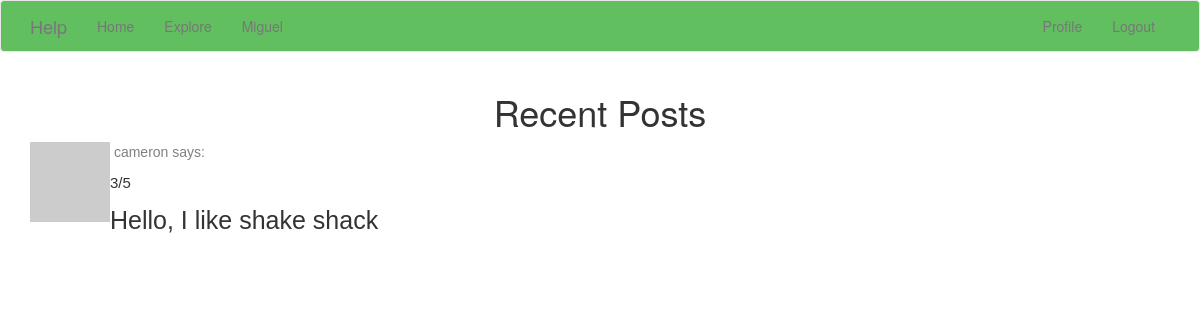
The page /explore (signed in) on the database as committed earlier.
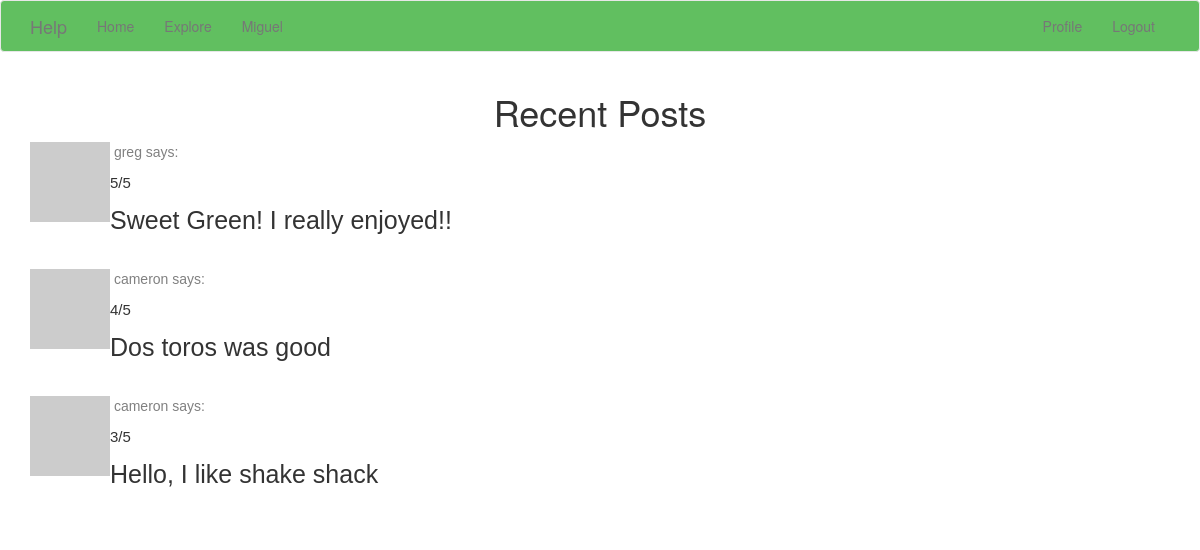
The same page on the database as committed later.
### app/models.py (models this page shows, shortened)
class Post(db.Model):
    id = db.Column(db.Integer, primary_key=True)
    body = db.Column(db.String(140))
    timestamp = db.Column(db.DateTime, index=True, default=datetime.utcnow)
    user_id = db.Column(db.Integer, db.ForeignKey('user.id'))
    rating = db.Column(db.Integer, default=0)

class User(UserMixin, db.Model):
    id = db.Column(db.Integer, primary_key=True)
    username = db.Column(db.String(64), index=True, unique=True)
    email = db.Column(db.String(120), index=True, unique=True)
    password_hash = db.Column(db.String(128))
    posts = db.relationship('Post', backref='author', lazy='dynamic')
    about_me = db.Column(db.String(140))
    last_seen = db.Column(db.DateTime, default=datetime.utcnow)
    followed = db.relationship(
        'User', secondary=followers,
        primaryjoin=(followers.c.follower_id == id),
        secondaryjoin=(followers.c.followed_id == id),
        backref=db.backref('followers', lazy='dynamic'), lazy='dynamic')
    def avatar(self, size):
        digest = md5(self.email.lower().encode('utf-8')).hexdigest()
        return 'https://www.gravatar.com/avatar/729e26a2a2c7ff24a71958d4aa4e5f35'.format(
            digest, size)

### app/routes.py (the view)
@app.route('/explore')
@login_required
def explore():
    page = request.args.get('page', 1, type=int)
    posts = Post.query.order_by(Post.timestamp.desc()).paginate(
        page=page, per_page=app.config['POSTS_PER_PAGE'], error_out=False)
    next_url = url_for('explore', page=posts.next_num) \
        if posts.has_next else None
    prev_url = url_for('explore', page=posts.prev_num) \
        if posts.has_prev else None
    return render_template('explore.html', title='Explore', posts=posts.items,
                           next_url=next_url, prev_url=prev_url)

### app/models.py (called while the page is built)
@login.user_loader
def load_user(id):
    return User.query.get(int(id))

### app/routes.py (called while the page is built)
@app.before_request
def before_request():
    if current_user.is_authenticated:
        current_user.last_seen = datetime.utcnow()
        db.session.commit()

### app/templates/explore.html (shortened to what this page needs)
{% extends "base.html" %}
{% block content %}
    <div class = "container">
        <center>
            <h1 class="title">Recent Posts</h1>
        </center>
        {% for post in posts %}
            {% include '_post.html' %}
        {% endfor %}
    </div>
{% endblock %}

### app/templates/_post.html
    <table>
        <tr valign="top">
            <td><img src="{{ post.author.avatar(36) }}"></td>
            <td>
                <a href="{{ url_for('user', username=post.author.username) }}">
                    <p style="font-family: Helvetica; color: grey" >&nbsp{{ post.author.username }} says:</p>
                </a>
              <body>
              <p style="font-family: Helvetica; font-size: 15px"> {{ post.rating}}/5</p>
              <p style="font-family: Helvetica; font-size: 25px"> {{ post.body }} </p>
              <br>
              </body>
            </td>
        </tr>
    </table>

Rows that differ between the two databases and show on the page:
added Post: author.username "greg", rating "5", body "Sweet Green! I really enjoyed!!"
added Post: author.username "cameron", rating "4", body "Dos toros was good"
